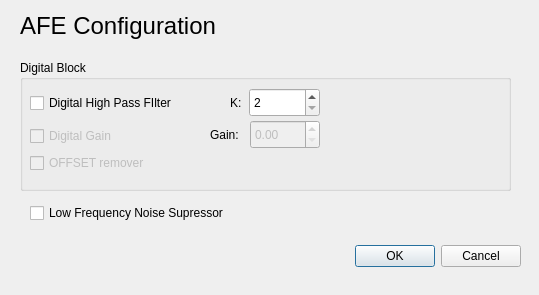
<?xml version="1.0" encoding="UTF-8"?>
<ui version="4.0">
 <class>DialogAFEConfiguration</class>
 <widget class="QDialog" name="DialogAFEConfiguration">
  <property name="geometry">
   <rect>
    <x>0</x>
    <y>0</y>
    <width>539</width>
    <height>295</height>
   </rect>
  </property>
  <property name="windowTitle">
   <string>Dialog</string>
  </property>
  <widget class="QDialogButtonBox" name="buttonBox">
   <property name="geometry">
    <rect>
     <x>180</x>
     <y>240</y>
     <width>341</width>
     <height>32</height>
    </rect>
   </property>
   <property name="orientation">
    <enum>Qt::Horizontal</enum>
   </property>
   <property name="standardButtons">
    <set>QDialogButtonBox::Cancel|QDialogButtonBox::Ok</set>
   </property>
  </widget>
  <widget class="QLabel" name="label">
   <property name="geometry">
    <rect>
     <x>20</x>
     <y>10</y>
     <width>281</width>
     <height>31</height>
    </rect>
   </property>
   <property name="font">
    <font>
     <pointsize>18</pointsize>
    </font>
   </property>
   <property name="text">
    <string>AFE Configuration</string>
   </property>
  </widget>
  <widget class="QCheckBox" name="checkBoxLFNSupressor">
   <property name="geometry">
    <rect>
     <x>30</x>
     <y>200</y>
     <width>231</width>
     <height>26</height>
    </rect>
   </property>
   <property name="text">
    <string>Low Frequency Noise Supressor</string>
   </property>
  </widget>
  <widget class="QGroupBox" name="groupBox">
   <property name="geometry">
    <rect>
     <x>20</x>
     <y>60</y>
     <width>491</width>
     <height>131</height>
    </rect>
   </property>
   <property name="title">
    <string>Digital Block</string>
   </property>
   <widget class="QCheckBox" name="checkBoxDigitalHPF">
    <property name="geometry">
     <rect>
      <x>10</x>
      <y>30</y>
      <width>231</width>
      <height>26</height>
     </rect>
    </property>
    <property name="text">
     <string>Digital High Pass FIlter</string>
    </property>
   </widget>
   <widget class="QSpinBox" name="spinBoxK">
    <property name="geometry">
     <rect>
      <x>229</x>
      <y>28</y>
      <width>71</width>
      <height>29</height>
     </rect>
    </property>
    <property name="minimum">
     <number>2</number>
    </property>
    <property name="maximum">
     <number>10</number>
    </property>
   </widget>
   <widget class="QLabel" name="label_2">
    <property name="geometry">
     <rect>
      <x>210</x>
      <y>33</y>
      <width>21</width>
      <height>20</height>
     </rect>
    </property>
    <property name="text">
     <string>K:</string>
    </property>
   </widget>
   <widget class="QLabel" name="label_3">
    <property name="geometry">
     <rect>
      <x>190</x>
      <y>65</y>
      <width>41</width>
      <height>20</height>
     </rect>
    </property>
    <property name="text">
     <string>Gain:</string>
    </property>
   </widget>
   <widget class="QDoubleSpinBox" name="doubleSpinBox">
    <property name="enabled">
     <bool>false</bool>
    </property>
    <property name="geometry">
     <rect>
      <x>230</x>
      <y>60</y>
      <width>70</width>
      <height>29</height>
     </rect>
    </property>
    <property name="maximum">
     <double>6.000000000000000</double>
    </property>
    <property name="singleStep">
     <double>0.200000000000000</double>
    </property>
   </widget>
   <widget class="QCheckBox" name="checkBox_4">
    <property name="enabled">
     <bool>false</bool>
    </property>
    <property name="geometry">
     <rect>
      <x>10</x>
      <y>90</y>
      <width>141</width>
      <height>26</height>
     </rect>
    </property>
    <property name="text">
     <string>OFFSET remover</string>
    </property>
   </widget>
  </widget>
  <widget class="QCheckBox" name="checkBox_3">
   <property name="enabled">
    <bool>false</bool>
   </property>
   <property name="geometry">
    <rect>
     <x>30</x>
     <y>123</y>
     <width>101</width>
     <height>26</height>
    </rect>
   </property>
   <property name="text">
    <string>Digital Gain</string>
   </property>
  </widget>
 </widget>
 <resources/>
 <connections>
  <connection>
   <sender>buttonBox</sender>
   <signal>accepted()</signal>
   <receiver>DialogAFEConfiguration</receiver>
   <slot>accept()</slot>
   <hints>
    <hint type="sourcelabel">
     <x>248</x>
     <y>254</y>
    </hint>
    <hint type="destinationlabel">
     <x>157</x>
     <y>274</y>
    </hint>
   </hints>
  </connection>
  <connection>
   <sender>buttonBox</sender>
   <signal>rejected()</signal>
   <receiver>DialogAFEConfiguration</receiver>
   <slot>reject()</slot>
   <hints>
    <hint type="sourcelabel">
     <x>316</x>
     <y>260</y>
    </hint>
    <hint type="destinationlabel">
     <x>286</x>
     <y>274</y>
    </hint>
   </hints>
  </connection>
 </connections>
</ui>
